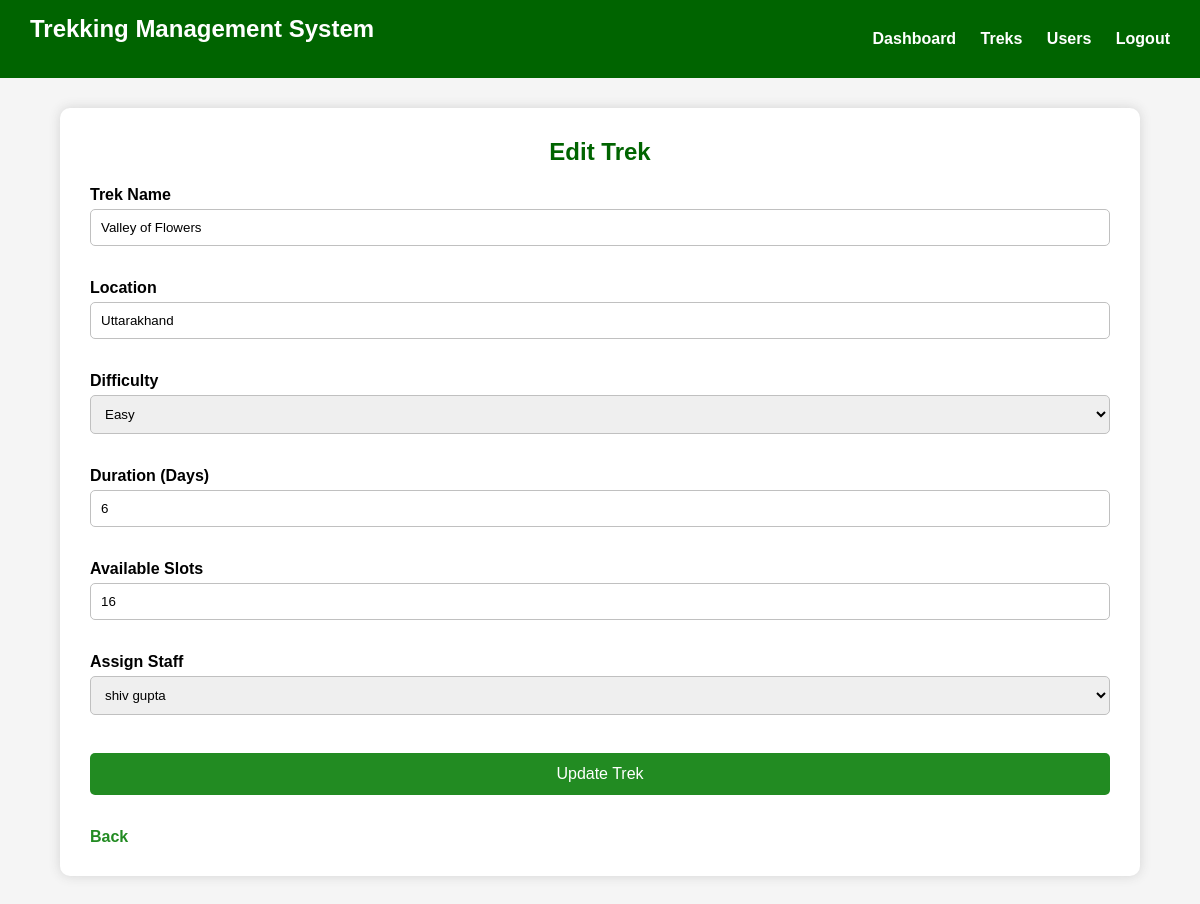
The page /admin/edit_trek/1 (signed in) on the database its author committed.
### models.py (models this page shows)
class Trek(db.Model):
    id = db.Column(db.Integer, primary_key=True)
    name = db.Column(db.String(100), nullable=False)
    location = db.Column(db.String(100), nullable=False)
    difficulty = db.Column(db.String(20), nullable=False)
    duration = db.Column(db.Integer, nullable=False)
    available_slots = db.Column(db.Integer, nullable=False)
    start_date = db.Column(db.Date)
    end_date = db.Column(db.Date)
    description = db.Column(db.Text)
    status = db.Column(db.String(20))
    staff_id = db.Column(db.Integer, db.ForeignKey("user.id"))
    staff = db.relationship("User")

class User(db.Model):
    id = db.Column(db.Integer, primary_key=True)
    name = db.Column(db.String(100), nullable=False)
    email = db.Column(db.String(100), unique=True, nullable=False)
    password = db.Column(db.String(100), nullable=False)
    role = db.Column(db.String(20), nullable=False)
    status = db.Column(db.String(20), nullable=False)

### app.py (the view, shortened to what this page needs)
@app.route("/admin/edit_trek/<int:id>", methods=["GET", "POST"])
@admin_required
def edit_trek(id):
    trek = Trek.query.get(id)
    staffs = User.query.filter_by(
        role="staff",
        status="approved"
    ).all()
    return render_template(
        "admin/edit_trek.html",
        trek=trek,
        staffs=staffs
    )

### auth.py (called while the page is built)
def admin_required(f):
    @wraps(f)
    def decorated_function(*args, **kwargs):
        if "user_id" not in session:
            return redirect("/login")
        if session.get("role") != "admin":
            return "Access Denied"
        return f(*args, **kwargs)
    return decorated_function

### templates/admin/edit_trek.html (shortened to what this page needs)
<!DOCTYPE html>
<html>
<head>
    <link rel="stylesheet"
          href="{{ url_for('static', filename='css/style.css') }}">
</head>
<body>
<div class="navbar">
    <h2>Trekking Management System</h2>
    <div>
        <a href="/admin/dashboard">Dashboard</a>
        <a href="/admin/treks">Treks</a>
        <a href="/admin/users">Users</a>
        <a href="/logout">Logout</a>
    </div>
</div>
<div class="box">
<h2>Edit Trek</h2>
<form method="POST">
<label>Trek Name</label>
<input
type="text"
name="name"
value="{{ trek.name }}"
required>
<br><br>
<label>Location</label>
<input
type="text"
name="location"
value="{{ trek.location }}"
required>
<br><br>
<label>Difficulty</label>
<select name="difficulty">
<option value="Easy"
{% if trek.difficulty=="Easy" %}
selected
{% endif %}>
Easy
</option>
</select>
<br><br>
<label>Duration (Days)</label>
<input
type="number"
name="duration"
value="{{ trek.duration }}"
required>
<br><br>
<label>Available Slots</label>
<input
type="number"
name="slots"
value="{{ trek.available_slots }}"
required>
<br><br>
<label>Assign Staff</label>
<select name="staff_id">
{% for staff in staffs %}
<option
value="{{ staff.id }}"
{% if trek.staff_id==staff.id %}
selected
{% endif %}
>
{{ staff.name }}
</option>
{% endfor %}
</select>
<br><br>
<input
type="submit"
value="Update Trek">
</form>
<br>
<a href="/admin/treks">
Back
</a>
</div>
</body>
</html>

### static/css/style.css (style rules this page uses)
* { margin:0; padding:0; box-sizing:border-box; font-family:Arial, Helvetica, sans-serif; }
body { background:whitesmoke; }
.navbar { width:100%; background:darkgreen; color:white; display:flex; justify-content:space-between; align-items:center; padding:15px 30px; }
.navbar h2 { color:white; }
.navbar a { color:white; text-decoration:none; margin-left:20px; font-weight:bold; }
.container, .box { width:90%; max-width:1100px; background:white; margin:30px auto; padding:30px; border-radius:10px; box-shadow:0 0 12px lightgray; }
h1, h2, h3 { text-align:center; color:darkgreen; margin-bottom:20px; }
label { font-weight:bold; }
input, select, textarea { width:100%; padding:10px; margin-top:5px; margin-bottom:15px; border:1px solid silver; border-radius:5px; }
input[type="submit"] { background:forestgreen; color:white; border:none; padding:12px; border-radius:5px; font-size:16px; cursor:pointer; }
a { color:forestgreen; text-decoration:none; font-weight:bold; }

### rows shown on the page
Trek: name "Valley of Flowers", location "Uttarakhand", difficulty "Easy", duration "6", slots "16", staff_id "shiv gupta"
